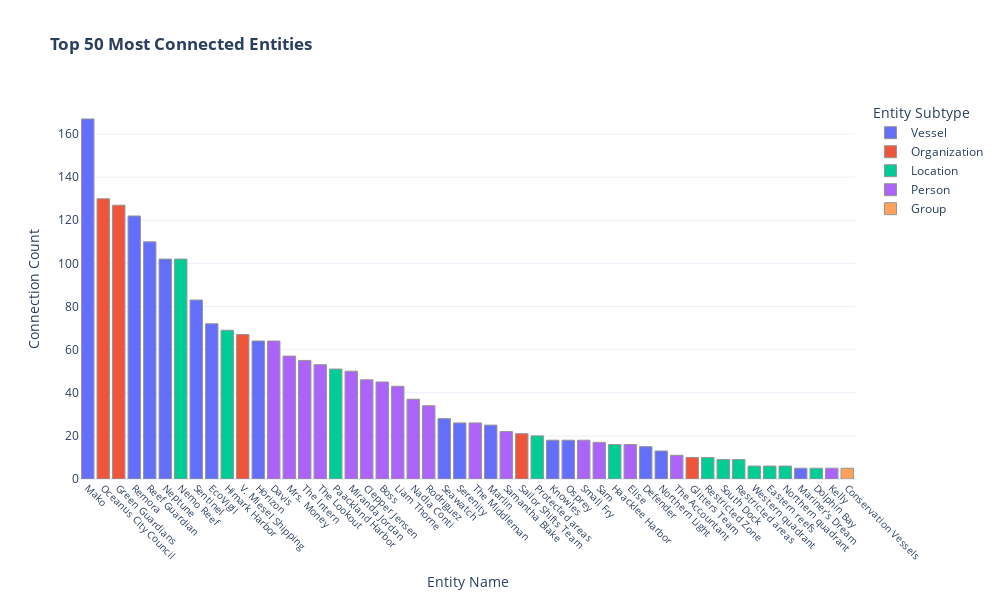
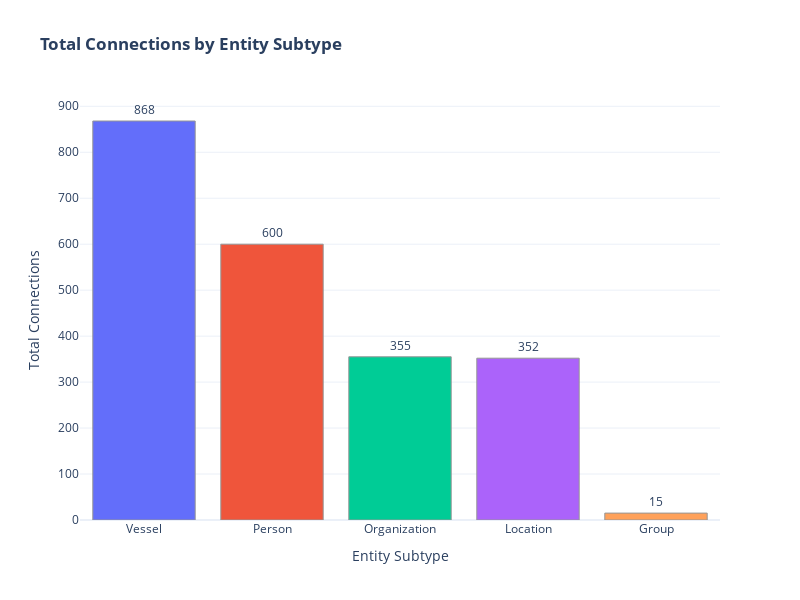

Source (notebook cell) for these figures, in order:
### Code cell
entity_connections = []

for node in G.nodes():
    node_attrs = G.nodes[node]
    if node_attrs.get('type') == 'Entity':
        # Get entity attributes
        name = node_attrs.get('name', f'Entity_{node}')
        sub_type = node_attrs.get('sub_type', 'Unknown')
        
        # Calculate total connections (degree)
        degree = G.degree(node)
        
        entity_connections.append({
            'Entity ID': node,
            'Entity Name': name,
            'Entity Subtype': sub_type,
            'Connection Count': degree
        })

# Create DataFrame
df = pd.DataFrame(entity_connections)

# Sort by connection count (descending)
df = df.sort_values('Connection Count', ascending=False)

# =============================================
# 2. Create Top Connected Entities Table
# =============================================
print("Top 20 Most Connected Entities:")
print(df[['Entity Name', 'Entity Subtype', 'Connection Count']].head(20).to_string(index=False))

# =============================================
# 3. Create Interactive Visualization
# =============================================
# Create top 50 for visualization
top_entities = df.head(50)

fig = px.bar(
    top_entities,
    x='Entity Name',
    y='Connection Count',
    color='Entity Subtype',
    title='<b>Top 50 Most Connected Entities</b>',
    labels={'Connection Count': 'Number of Connections'},
    hover_data=['Entity Subtype', 'Connection Count'],
    width=1000,
    height=600
)

# Customize layout
fig.update_layout(
    xaxis_title="Entity Name",
    yaxis_title="Connection Count",
    legend_title="Entity Subtype",
    font=dict(size=12),
    hovermode="x unified",
    xaxis={'categoryorder': 'total descending'}
)

# Improve readability
fig.update_xaxes(tickangle=45, tickfont=dict(size=10))
fig.update_traces(marker_line_color='rgb(150,150,150)', marker_line_width=1)

fig.show()

# =============================================
# 4. Create Subtype Connection Analysis
# =============================================
# Calculate average connections per subtype
subtype_stats = df.groupby('Entity Subtype').agg(
    Total_Connections=('Connection Count', 'sum'),
    Entity_Count=('Entity ID', 'count'),
    Avg_Connections=('Connection Count', 'mean')
).reset_index()

# Sort by total connections
subtype_stats = subtype_stats.sort_values('Total_Connections', ascending=False)

print("\nEntity Subtype Connection Statistics:")
print(subtype_stats.to_string(index=False))

# Create subtype visualization
fig2 = px.bar(
    subtype_stats,
    x='Entity Subtype',
    y='Total_Connections',
    color='Entity Subtype',
    title='<b>Total Connections by Entity Subtype</b>',
    labels={'Total_Connections': 'Total Connections'},
    text='Total_Connections',
    width=800,
    height=600
)

# Customize layout
fig2.update_layout(
    xaxis_title="Entity Subtype",
    yaxis_title="Total Connections",
    showlegend=False,
    font=dict(size=12)
)

fig2.update_traces(
    texttemplate='%{text}',
    textposition='outside',
    marker_line_color='rgb(150,150,150)',
    marker_line_width=1
)

fig2.show()

### Figure 1 — Plotly figure (JSON) as saved in the notebook; plotly's stock layout.template omitted (floating-point values rounded to 4 significant figures)
{"data": [{"customdata": [["Vessel"], ["Vessel"], ["Vessel"], ["Vessel"], ["Vessel"], ["Vessel"], ["Vessel"], ["Vessel"], ["Vessel"], ["Vessel"], ["Vessel"], ["Vessel"], ["Vessel"], ["Vessel"], ["Vessel"]], "hovertemplate": "Entity Subtype=%{customdata[0]}<br>Entity Name=%{x}<br>Number of Connections=%{y}<extra></extra>", "legendgroup": "Vessel", "marker": {"color": "#636efa", "line": {"color": "rgb(150,150,150)", "width": 1}, "pattern": {"shape": ""}}, "name": "Vessel", "orientation": "v", "showlegend": true, "textposition": "auto", "type": "bar", "x": ["Mako", "Remora", "Reef Guardian", "Neptune", "Sentinel", "EcoVigil", "Horizon", "Seawatch", "Serenity", "Marlin", "Knowles", "Osprey", "Defender", "Northern Light", "Mariner's Dream"], "xaxis": "x", "y": [167, 122, 110, 102, 83, 72, 64, 28, 26, 25, 18, 18, 15, 13, 5], "yaxis": "y"}, {"customdata": [["Organization"], ["Organization"], ["Organization"], ["Organization"], ["Organization"]], "hovertemplate": "Entity Subtype=%{customdata[0]}<br>Entity Name=%{x}<br>Number of Connections=%{y}<extra></extra>", "legendgroup": "Organization", "marker": {"color": "#EF553B", "line": {"color": "rgb(150,150,150)", "width": 1}, "pattern": {"shape": ""}}, "name": "Organization", "orientation": "v", "showlegend": true, "textposition": "auto", "type": "bar", "x": ["Oceanus City Council", "Green Guardians", "V. Miesel Shipping", "Sailor Shifts Team", "Glitters Team"], "xaxis": "x", "y": [130, 127, 67, 21, 10], "yaxis": "y"}, {"customdata": [["Location"], ["Location"], ["Location"], ["Location"], ["Location"], ["Location"], ["Location"], ["Location"], ["Location"], ["Location"], ["Location"], ["Location"]], "hovertemplate": "Entity Subtype=%{customdata[0]}<br>Entity Name=%{x}<br>Number of Connections=%{y}<extra></extra>", "legendgroup": "Location", "marker": {"color": "#00cc96", "line": {"color": "rgb(150,150,150)", "width": 1}, "pattern": {"shape": ""}}, "name": "Location", "orientation": "v", "showlegend": true, "textposition": "auto", "type": "bar", "x": ["Nemo Reef", "Himark Harbor", "Paackland Harbor", "Protected areas", "Haacklee Harbor", "Restricted Zone", "South Dock", "Restricted areas", "Western quadrant", "Eastern reefs", "Northern quadrant", "Dolphin Bay"], "xaxis": "x", "y": [102, 69, 51, 20, 16, 10, 9, 9, 6, 6, 6, 5], "yaxis": "y"}, {"customdata": [["Person"], ["Person"], ["Person"], ["Person"], ["Person"], ["Person"], ["Person"], ["Person"], ["Person"], ["Person"], ["Person"], ["Person"], ["Person"], ["Person"], ["Person"], ["Person"], ["Person"]], "hovertemplate": "Entity Subtype=%{customdata[0]}<br>Entity Name=%{x}<br>Number of Connections=%{y}<extra></extra>", "legendgroup": "Person", "marker": {"color": "#ab63fa", "line": {"color": "rgb(150,150,150)", "width": 1}, "pattern": {"shape": ""}}, "name": "Person", "orientation": "v", "showlegend": true, "textposition": "auto", "type": "bar", "x": ["Davis", "Mrs. Money", "The Intern", "The Lookout", "Miranda Jordan", "Clepper Jensen", "Boss", "Liam Thorne", "Nadia Conti", "Rodriguez", "The Middleman", "Samantha Blake", "Small Fry", "Sam", "Elise", "The Accountant", "Kelly"], "xaxis": "x", "y": [64, 57, 55, 53, 50, 46, 45, 43, 37, 34, 26, 22, 18, 17, 16, 11, 5], "yaxis": "y"}, {"customdata": [["Group"]], "hovertemplate": "Entity Subtype=%{customdata[0]}<br>Entity Name=%{x}<br>Number of Connections=%{y}<extra></extra>", "legendgroup": "Group", "marker": {"color": "#FFA15A", "line": {"color": "rgb(150,150,150)", "width": 1}, "pattern": {"shape": ""}}, "name": "Group", "orientation": "v", "showlegend": true, "textposition": "auto", "type": "bar", "x": ["Conservation Vessels"], "xaxis": "x", "y": [5], "yaxis": "y"}], "layout": {"barmode": "relative", "font": {"size": 12}, "height": 600, "hovermode": "x unified", "legend": {"title": {"text": "Entity Subtype"}, "tracegroupgap": 0}, "title": {"text": "<b>Top 50 Most Connected Entities</b>"}, "width": 1000, "xaxis": {"anchor": "y", "categoryorder": "total descending", "domain": [0, 1], "tickangle": 45, "tickfont": {"size": 10}, "title": {"text": "Entity Name"}}, "yaxis": {"anchor": "x", "domain": [0, 1], "title": {"text": "Connection Count"}}}}

### Figure 2 — Plotly figure (JSON) as saved in the notebook; plotly's stock layout.template omitted (floating-point values rounded to 4 significant figures)
{"data": [{"hovertemplate": "Entity Subtype=%{x}<br>Total Connections=%{text}<extra></extra>", "legendgroup": "Vessel", "marker": {"color": "#636efa", "line": {"color": "rgb(150,150,150)", "width": 1}, "pattern": {"shape": ""}}, "name": "Vessel", "orientation": "v", "showlegend": true, "text": [868.0], "textposition": "outside", "texttemplate": "%{text}", "type": "bar", "x": ["Vessel"], "xaxis": "x", "y": [868], "yaxis": "y"}, {"hovertemplate": "Entity Subtype=%{x}<br>Total Connections=%{text}<extra></extra>", "legendgroup": "Person", "marker": {"color": "#EF553B", "line": {"color": "rgb(150,150,150)", "width": 1}, "pattern": {"shape": ""}}, "name": "Person", "orientation": "v", "showlegend": true, "text": [600.0], "textposition": "outside", "texttemplate": "%{text}", "type": "bar", "x": ["Person"], "xaxis": "x", "y": [600], "yaxis": "y"}, {"hovertemplate": "Entity Subtype=%{x}<br>Total Connections=%{text}<extra></extra>", "legendgroup": "Organization", "marker": {"color": "#00cc96", "line": {"color": "rgb(150,150,150)", "width": 1}, "pattern": {"shape": ""}}, "name": "Organization", "orientation": "v", "showlegend": true, "text": [355.0], "textposition": "outside", "texttemplate": "%{text}", "type": "bar", "x": ["Organization"], "xaxis": "x", "y": [355], "yaxis": "y"}, {"hovertemplate": "Entity Subtype=%{x}<br>Total Connections=%{text}<extra></extra>", "legendgroup": "Location", "marker": {"color": "#ab63fa", "line": {"color": "rgb(150,150,150)", "width": 1}, "pattern": {"shape": ""}}, "name": "Location", "orientation": "v", "showlegend": true, "text": [352.0], "textposition": "outside", "texttemplate": "%{text}", "type": "bar", "x": ["Location"], "xaxis": "x", "y": [352], "yaxis": "y"}, {"hovertemplate": "Entity Subtype=%{x}<br>Total Connections=%{text}<extra></extra>", "legendgroup": "Group", "marker": {"color": "#FFA15A", "line": {"color": "rgb(150,150,150)", "width": 1}, "pattern": {"shape": ""}}, "name": "Group", "orientation": "v", "showlegend": true, "text": [15.0], "textposition": "outside", "texttemplate": "%{text}", "type": "bar", "x": ["Group"], "xaxis": "x", "y": [15], "yaxis": "y"}], "layout": {"barmode": "relative", "font": {"size": 12}, "height": 600, "legend": {"title": {"text": "Entity Subtype"}, "tracegroupgap": 0}, "showlegend": false, "title": {"text": "<b>Total Connections by Entity Subtype</b>"}, "width": 800, "xaxis": {"anchor": "y", "categoryarray": ["Vessel", "Person", "Organization", "Location", "Group"], "categoryorder": "array", "domain": [0, 1], "title": {"text": "Entity Subtype"}}, "yaxis": {"anchor": "x", "domain": [0, 1], "title": {"text": "Total Connections"}}}}
